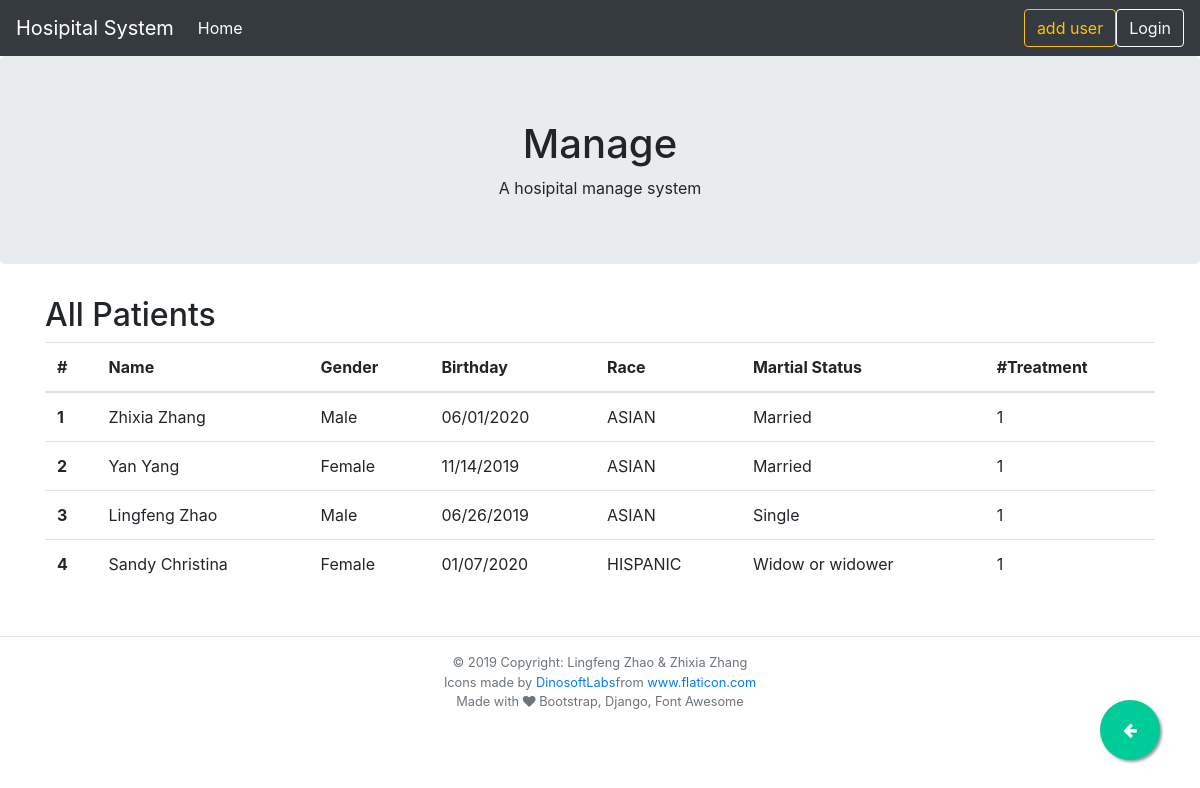
The page /patient/ on the database its author committed.
### hospital/models.py (models this page shows, shortened)
class Patient(models.Model):
    GENDER = [("M", "Male"), ("F", "Female"), ("U", "Unkown")]
    RACE = [
        ("ASIAN", "Asian"),
        ("HISPANIC", "Hispanic"),
        ("LATINO", "Latin American"),
        ("AFRICAN", "African American"),
        ("OTHER", "Other"),
    ]
    STATUS = [
        ("M", "Married"),
        ("S", "Single"),
        ("D", "Devoiced"),
        ("W", "Widow or widower"),
    ]
    pid = models.AutoField(primary_key=True)
    pfname = models.CharField(max_length=30)
    plname = models.CharField(max_length=20)
    pgender = models.CharField(max_length=1, choices=GENDER)
    pbd = models.DateTimeField()
    prace = models.CharField(max_length=20, blank=True, null=True, choices=RACE)
    pstatus = models.CharField(max_length=1, choices=STATUS)
    class Meta:
        db_table = "patient"

### hospital/views.py (the view)
# urls.py: path("patient/", views.PatientView.as_view(), name="patients"),
class PatientView(generic.ListView):
    model = Patient
    template_name = "patients.html"
    def get_context_data(self, **kwargs):
        context = super(PatientView, self).get_context_data(**kwargs)
        forms = []
        for i in context["patient_list"]:
            forms.append(PatientUpdateForm(instance=i))
        context["patient_list"] = zip(context["patient_list"], forms)
        context["patient_form"] = PatientForm()
        return context

### hospital/templates/patients.html (shortened to what this page needs)
{% extends 'base.html' %}
{% block content %}
<h2>All Patients</h2>
{% if patient_list %}
<table class="table table-hover">
    <thead>
        <tr>
            <th scope="col">#</th>
            <th scope="col">Name</th>
            <th scope="col">Gender</th>
            <th scope="col">Birthday</th>
            <th scope="col">Race</th>
            <th scope="col">Martial Status</th>
            <th scope="col">#Treatment</th>
        </tr>
    </thead>
    <tbody>
        {% for patient, form in patient_list %}
        <tr>
            <th scope="row">{{forloop.counter}}</th>
            <td>{{patient.pfname | title}} {{patient.plname | title}}</td>
            <td>{{patient.get_pgender_display }}</td>
            <td>{{patient.pbd | date:'m/d/Y'}}</td>
            <td>{{patient.prace}}</td>
            <td>{{patient.get_pstatus_display }}</td>
            <td>{{patient.patienttreatment_set.count }}</td>
        </tr>
        {% endfor %}
    </tbody>
</table>
{% else %}
<p>No resuorce are available.</p>
{% endif %}
{% endblock content %}

### hospital/templates/base.html (style rules this page uses)
body { min-height: 800px; padding-top: 56px; }

### rows shown on the page
Patient: pfname "Zhixia", plname "Zhang", pgender "Male", pbd "06/01/2020", prace "ASIAN", pstatus "Married", patienttreatment_set.count "1"
Patient: pfname "Yan", plname "Yang", pgender "Female", pbd "11/14/2019", prace "ASIAN", pstatus "Married", patienttreatment_set.count "1"
Patient: pfname "Lingfeng", plname "Zhao", pgender "Male", pbd "06/26/2019", prace "ASIAN", pstatus "Single", patienttreatment_set.count "1"
Patient: pfname "Sandy", plname "Christina", pgender "Female", pbd "01/07/2020", prace "HISPANIC", pstatus "Widow or widower", patienttreatment_set.count "1"
